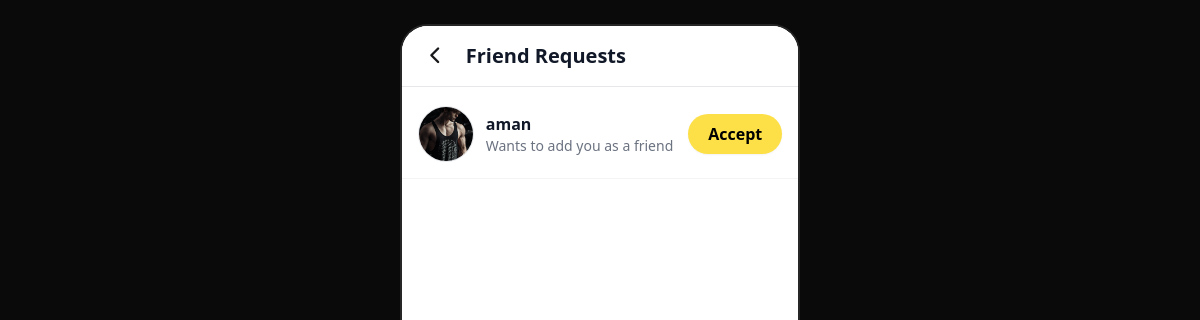
/friend-requests/ (signed in), run on an earlier commit of the app's database.
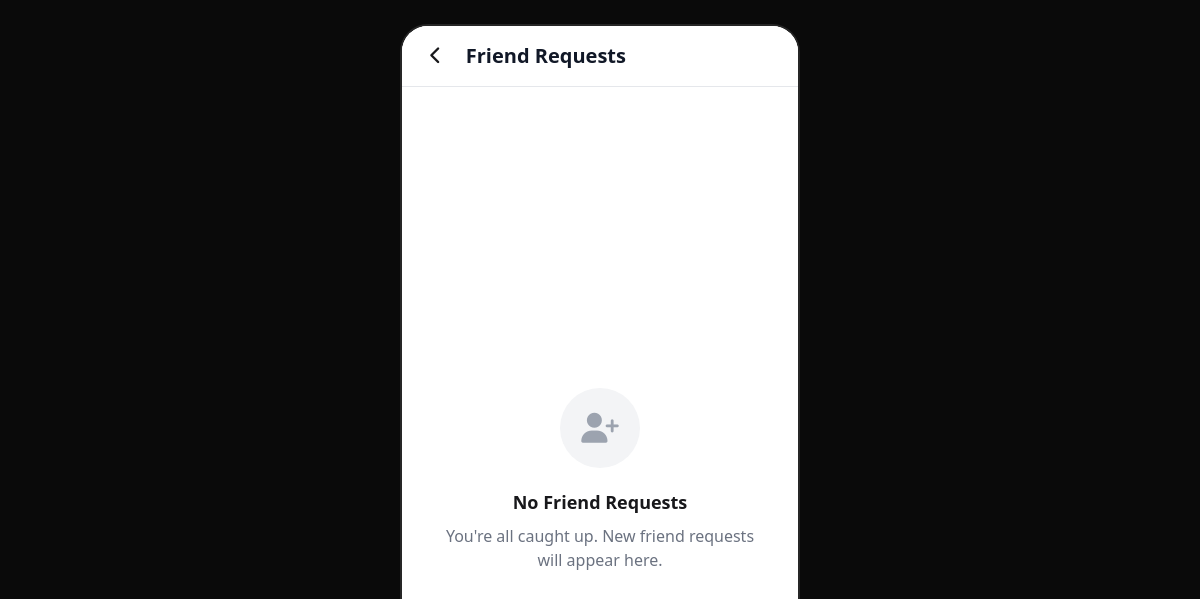
And on a later commit of the database.
### core/models.py (models this page shows, shortened)
class FriendRequest(models.Model):
    class StatusChoice(models.TextChoices):
        PENDING = "pending", "Pending"
        ACCEPTED = "accepted", "Accepted"
    from_user = models.ForeignKey(
        to=get_user_model(), on_delete=models.CASCADE, related_name="sent_requests"
    )
    to_user = models.ForeignKey(
        to=get_user_model(), on_delete=models.CASCADE, related_name="received_requests"
    )
    status = models.CharField(
        max_length=10, choices=StatusChoice.choices, default=StatusChoice.PENDING
    )
    created_at = models.DateTimeField(auto_now_add=True)
    class Meta:
        unique_together = ("from_user", "to_user")

class SnapUser(AbstractUser):
    avatar = models.ImageField(upload_to="avatar", default="snaps/default.jpg")
    latitude = models.FloatField(null=True, blank=True)
    longitude = models.FloatField(null=True, blank=True)

### core/views.py (the view)
# urls.py: path("friend-requests/", friend_request_list_view, name="friend-requests"),
@login_required
@require_http_methods(["GET"])
def friend_request_list_view(request):
    friend_requests = FriendRequest.objects.filter(
        status=FriendRequest.StatusChoice.PENDING, to_user=request.user
    )
    return render(
        request, "pages/friend-request.html", {"friend_requests": friend_requests}
    )

### core/templates/pages/friend-request.html (shortened to what this page needs)
{% extends 'base.html' %}
{% block content %}
<div class="h-full flex flex-col bg-white">
    <div class="absolute top-0 left-0 right-0 z-20 bg-white border-b border-gray-200 px-4 py-3 flex items-center gap-3">
        <a href="{% url 'home' %}"
           class="w-9 h-9 rounded-full flex items-center justify-center hover:bg-gray-100 transition">
            <i class="fa-solid fa-chevron-left text-lg"></i>
        </a>
        <h1 class="text-xl font-bold text-gray-900">
            Friend Requests
        </h1>
    </div>
    <main class="mt-16 flex-1 overflow-y-auto">
        {% for friend_request in friend_requests %}
        <div class="flex items-center justify-between px-4 py-4 hover:bg-gray-50 transition border-b border-gray-100">
            <div class="flex items-center gap-3">
                {% if friend_request.from_user.avatar %}
                    <img src="{{ friend_request.from_user.avatar.url }}"
                         class="w-14 h-14 rounded-full object-cover border border-gray-200">
                {% else %}
                    <img src="/snap/default.jpg"
                         class="w-14 h-14 rounded-full object-cover border border-gray-200">
                {% endif %}
                <div>
                    <h2 class="font-semibold text-gray-900">
                        {{ friend_request.from_user.username }}
                    </h2>
                    <p class="text-sm text-gray-500">
                        Wants to add you as a friend
                    </p>
                </div>
            </div>
            <form action="{% url 'accept-friend' friend_request.id %}" method="POST">
                <button
                    class="bg-yellow-300 hover:bg-yellow-400 transition px-5 py-2 rounded-full font-semibold text-black shadow-sm">
                    Accept
                </button>
            </form>
        </div>
        {% empty %}
        <div class="h-full flex flex-col justify-center items-center text-center px-8 pt-24">
            <div class="w-20 h-20 rounded-full bg-gray-100 flex items-center justify-center mb-5">
                <i class="fa-solid fa-user-plus text-3xl text-gray-400"></i>
            </div>
            <h2 class="text-lg font-semibold">
                No Friend Requests
            </h2>
            <p class="text-gray-500 mt-2">
                You're all caught up. New friend requests will appear here.
            </p>
        </div>
        {% endfor %}
    </main>
</div>
{% endblock %}

What changed in the data, as far as the page shows it:
no longer on this page (row edited): FriendRequest: from_user.avatar (placeholder picture), from_user.username "aman"
Also different on the page:
text now shown: "No Friend Requests You're all caught up. New friend requests will appear here."
